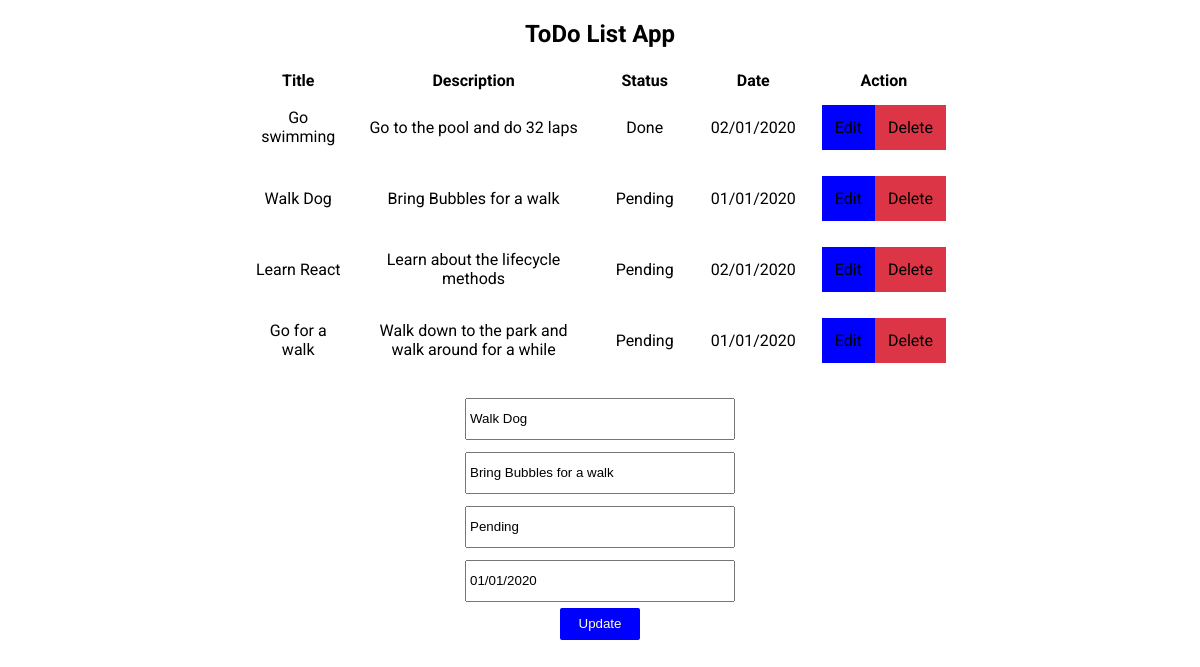
/index.php?edit=2, run on the app's committed database.
### tables this page shows
CREATE TABLE `todo_table` (
  `id` int(11) NOT NULL,
  `todo_title` varchar(120) NOT NULL,
  `todo_description` varchar(220) NOT NULL,
  `todo_status` varchar(60) NOT NULL,
  `todo_date` varchar(45) NOT NULL
);

### process.php (called while the page is built, shortened)
<?php
    $servername = 'localhost';
    $username = 'root';
    $password = '';
    $databasename = 'mydatabase';
    $connection = mysqli_connect($servername, $username, $password, $databasename);
    if(isset($_GET['edit'])){
        $id = $_GET['edit'];
        $update = true;
        $result = $connection->query("SELECT * FROM todo_table WHERE id=$id");
        if(count($result)==1){
            $row = $result->fetch_array();
            $title = $row['todo_title'];
            $description = $row['todo_description'];
            $status = $row['todo_status'];
            $date = $row['todo_date'];
        }
    }
?>

### index.php (the view, shortened to what this page needs)
<!DOCTYPE html>
<html lang="en">
<head>
</head>
<body>
    <?php require_once 'process.php'; ?>
    <div class="main-container">
        <h2>ToDo List App</h2>
    <?php
         $servername = 'localhost';
         $username = 'root';
         $password = '';
         $databasename = 'mydatabase';
         $connection = mysqli_connect($servername, $username, $password, $databasename);
         $sql = "SELECT * FROM todo_table";
         $result = mysqli_query($connection, $sql);
    ?>
        <div>
            <table>
                <thead>
                    <tr>
                        <th>Title</th>
                        <th>Description</th>
                        <th>Status</th>
                        <th>Date</th>
                        <th colspan="2">Action</th>
                    </tr>
                </thead>
            <?php while ($row = $result->fetch_assoc()): ?>
            <tr>
                <td><?php echo $row['todo_title'] ?></td>
                <td><?php echo $row['todo_description'] ?></td>
                <td><?php echo $row['todo_status'] ?></td>
                <td><?php echo $row['todo_date'] ?></td>
                <td class="button-div">
                    <a href="index.php?edit=<?php echo $row['id'];?>" class="edit-button">Edit</a>
                    <a href="process.php?delete=<?php echo $row['id']; ?>" class="delete-button">Delete</a>
                </td>
            </tr>
            <?php endwhile;?>
            </table>
        </div>
        <div class="form-container">
            <form action="process.php" method="POST">
                <input type="text" placeholder="Enter task title" name="title" value="<?php echo $title; ?>"/><br />
                <input type="text" placeholder="Enter task description" name="description" value="<?php echo $description; ?>" /><br />
                <input type="text" placeholder="Status: i.e Pending/Done" name="status" value="<?php echo $status; ?>"/><br />
                <input type="text" placeholder="DD/MM/YYYY" name="date" value="<?php echo $date;  ?>" /><br />
                <?php
                    if($update==true):
                ?>
                <input type="submit" value="Update" name="update" class="small-button"/>
                <?php else: ?>
                <input type="submit" value="Save" name="submit" class="small-button"/>
                <?php endif; ?>
            </form>
        </div>
    </div>
</body>
</html>

### index.php (style rules this page uses)
body { font-family: 'Roboto', sans-serif; }
.main-container { width: 80vw; margin: 0 auto; text-align: center; }
table { margin: 15px auto; width: 60vw; text-align: center; }
table tr td { padding: 12px; min-width: 80px; }
.small-button { width: 80px; height: 32px; background-color: blue; color: #FFFFDD; border-radius: 2px; border: none; cursor: pointer }
a:link { text-decoration: none; color: black; }
.edit-button { background-color: blue; color: #FFFFDD; padding: 13px; }
.delete-button { background-color: #DC3545; padding: 13px; }
.button-div { display: flex; flex-direction: row; }
input[type="text"] { margin: 6px; width: 260px; height: 32px; padding: 3px }

### data on the page
todo_table: todo_title "Go swimming", todo_description "Go to the pool and do 32 laps", todo_status "Done", todo_date "02/01/2020"
todo_table: todo_title "Walk Dog", todo_description "Bring Bubbles for a walk", todo_status "Pending", todo_date "01/01/2020", title "Walk Dog", description "Bring Bubbles for a walk", status "Pending", date "01/01/2020"
todo_table: todo_title "Learn React", todo_description "Learn about the lifecycle methods", todo_status "Pending", todo_date "02/01/2020"
todo_table: todo_title "Go for a walk", todo_description "Walk down to the park and walk around for a while", todo_status "Pending", todo_date "01/01/2020"
